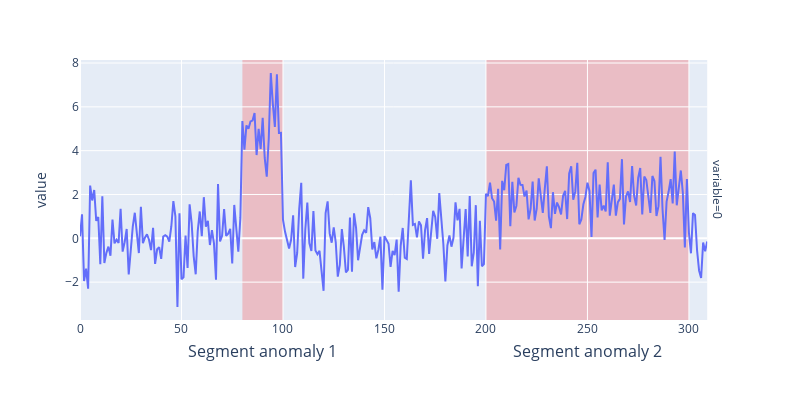

Notebook source saved alongside this figure:
### Markdown cell above
## Segment anomaly detection

### Code cell
from skchange.datasets.generate import generate_anomalous_data

anomalies = [
    (80, 100),
    (200, 300),
]
means = [5.0, 2.0]
df = generate_anomalous_data(n, anomalies, means, random_state=8)
anomaly_plot = plot_multivariate_time_series(df)
segments = pd.Series([pd.Interval(*anomaly, closed="left") for anomaly in anomalies])
anomaly_plot = add_segmentation_vrects(anomaly_plot, segments, ["red"])
for i, segment in enumerate(segments):
    anomaly_plot.add_annotation(
        x=segment.mid,
        y=-0.13,
        text=f"Segment anomaly {i+1}",
        showarrow=False,
        yshift=-10,
        font=dict(size=16),
        xref="x",
        yref="paper",
    )
anomaly_plot.update_layout(
    showlegend=False, xaxis_title=None, width=base_width, height=base_height
)
anomaly_plot

### Figure 1 — Plotly figure (JSON) as saved in the notebook; plotly's stock layout.template omitted (floating-point values rounded to 4 significant figures; data arrays with more than 128 entries replaced by an {"elided": "..."} marker saying what was removed)
{"data": [{"hovertemplate": "variable=0<br>index=%{x}<br>value=%{y}<extra></extra>", "legendgroup": "", "line": {"color": "#636efa", "dash": "solid"}, "marker": {"symbol": "circle"}, "mode": "lines", "name": "", "orientation": "v", "showlegend": false, "type": "scatter", "x": {"elided": "310 int values"}, "xaxis": "x", "y": {"elided": "310 float values"}, "yaxis": "y"}], "layout": {"annotations": [{"showarrow": false, "text": "variable=0", "textangle": 90, "x": 0.98, "xanchor": "left", "xref": "paper", "y": 0.5, "yanchor": "middle", "yref": "paper"}, {"font": {"size": 16}, "showarrow": false, "text": "Segment anomaly 1", "x": 90, "xref": "x", "y": -0.13, "yref": "paper", "yshift": -10}, {"font": {"size": 16}, "showarrow": false, "text": "Segment anomaly 2", "x": 250, "xref": "x", "y": -0.13, "yref": "paper", "yshift": -10}], "height": 400, "legend": {"tracegroupgap": 0}, "margin": {"t": 60}, "shapes": [{"fillcolor": "red", "layer": "below", "line": {"width": 0}, "opacity": 0.2, "type": "rect", "x0": 80, "x1": 100, "xref": "x", "y0": 0, "y1": 1, "yref": "y domain"}, {"fillcolor": "red", "layer": "below", "line": {"width": 0}, "opacity": 0.2, "type": "rect", "x0": 200, "x1": 300, "xref": "x", "y0": 0, "y1": 1, "yref": "y domain"}], "showlegend": false, "width": 800, "xaxis": {"anchor": "y", "domain": [0, 0.98], "title": {}}, "yaxis": {"anchor": "x", "domain": [0, 1], "title": {"text": "value"}}}}
